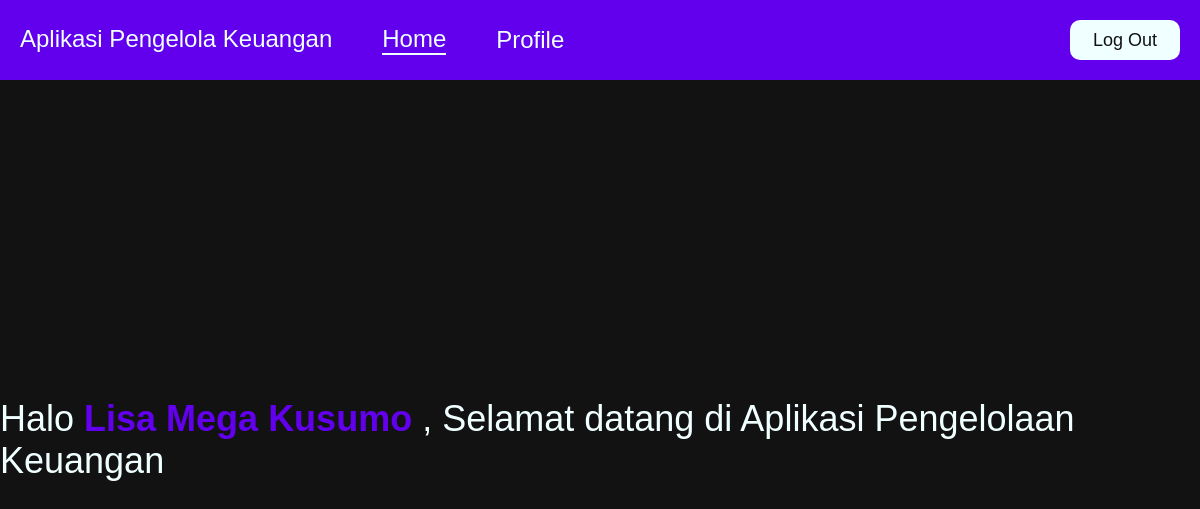
/home.php (signed in), run on the app's committed database.
### tables this page shows
CREATE TABLE `user` (
  `username` varchar(20) NOT NULL,
  `password` varchar(45) NOT NULL,
  `namaDepan` varchar(45) NOT NULL,
  `namaTengah` varchar(45) NOT NULL,
  `namaBelakang` varchar(45) NOT NULL,
  `tempatLahir` varchar(45) NOT NULL,
  `tanggalLahir` date NOT NULL,
  `nik` char(16) NOT NULL,
  `wargaNegara` varchar(45) NOT NULL,
  `email` varchar(45) NOT NULL,
  `noHP` varchar(45) NOT NULL,
  `alamat` varchar(200) NOT NULL,
  `kodePos` char(5) NOT NULL,
  `fotoProfil` varchar(200) NOT NULL
);

### home.php (the view, shortened to what this page needs)
<?php
    include('config/config.php');
    $str_query = 'select namaDepan, namaTengah, namaBelakang from user where username = "'.$_SESSION['loggedin'].'"';
    $query = mysqli_query($connection, $str_query);
    $row = mysqli_fetch_array($query);
?>
<!DOCTYPE html>
<html lang="en">
<head>
    <link rel="stylesheet" href="./CSS/home.css">
</head>
<body>
    <div class="header">
        <div class="left-container">
            <div class="title">
                Aplikasi Pengelola Keuangan
            </div>
            <a href="./home.php" class="nav-button" style="border-bottom: 2px solid azure">Home</a>
            <a href="./profile.php" class="nav-button">Profile</a>
        </div>
        <div class="right-container">
            <div class="logout-button">
                <a href="./logoutProcess.php">Log Out</a>
            </div>
        </div>
    </div>
    <div class="content">
        <div class="welcoming">
            Halo
            <span class="bold-name">
                <?= $row['namaDepan'].' '.$row['namaTengah'].' '.$row['namaBelakang']; ?>
            </span>
            , Selamat datang di Aplikasi Pengelolaan Keuangan
        </div>
    </div>
</body>
</html>

### CSS/home.css (style rules this page uses)
body { background-color: #121212; margin: 0%; font-family: Helvetica, sans-serif; }
.header { display: flex; justify-content: space-between; align-items: center; height: 10vh; background-color: #6200EE; color: azure; }
.left-container { display: flex; flex-direction: row; }
.title { font-size: 24px; margin-left: 20px; }
.nav-button { margin-left: 50px; display: flex; align-items: center; text-decoration: none; color: azure; font-size: 24px; }
.logout-button { margin-right: 20px; display: flex; align-items: center; justify-content: center; width: 100px; height: 30px; padding: 5px; border-radius: 10px; background-color: azure; }
.logout-button a { text-decoration: none; color: #121212; font-size: 18px; }
.content { display: flex; justify-content: center; align-items: center; height: 90vh; }
.welcoming { color: azure; font-size: 36px; }
.bold-name { font-weight: bolder; color: #6200EE; }

### data on the page
user: namaDepan "Lisa", namaTengah "Mega", namaBelakang "Kusumo"
